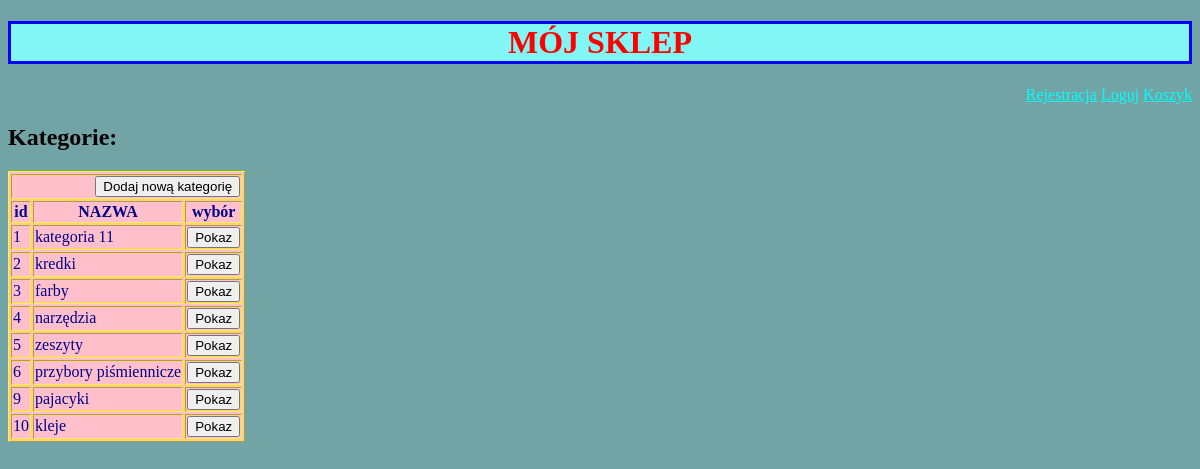
Before: /kategoria/ with the older database file.
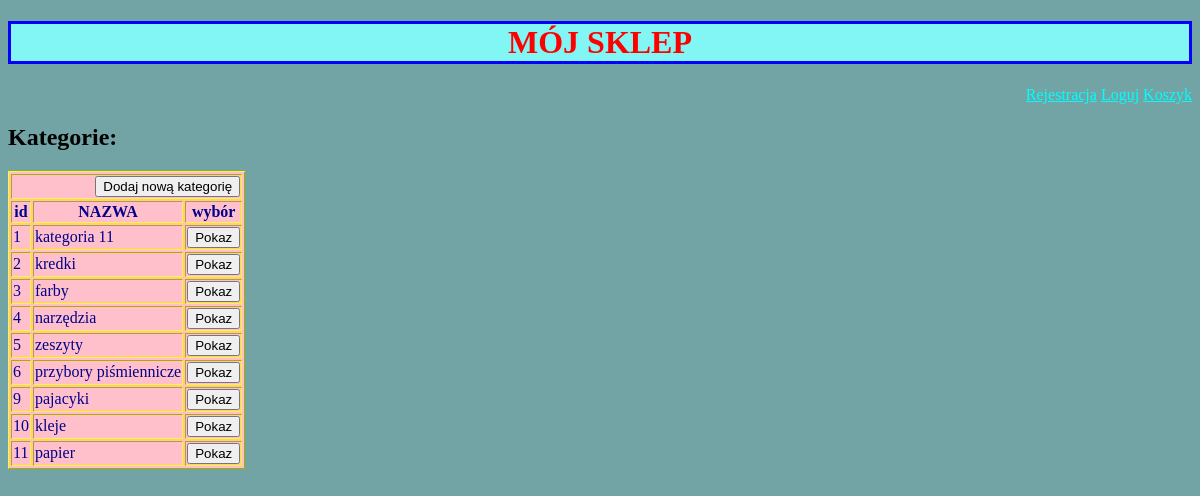
After: the same page with the newer database file.
### sklepApp/models.py (models this page shows, shortened)
class Kategoria(models.Model):
    nazwa = models.CharField(max_length=100)

### sklepApp/views.py (the view)
# urls.py: path('kategoria/', KategoriaView.as_view(), name='kategoria'),
class KategoriaView(View):
    def get(self, request):
        return render(request,
                      template_name='kategoria.html',
                      context={'kategorie': Kategoria.objects.all()}
                      )

### sklepApp/templates/kategoria.html (shortened to what this page needs)
<!DOCTYPE html>
<html lang="en">
<head>
</head>
<body>
    {% extends 'base.html' %}
    {% block content %}
    <h2>Kategorie:</h2>
        <table border="1" bgcolor="pink" style="border-top-style:double; border-color:yellow; color:darkblue">
            <tr>
                <td colspan="3" style="text-align:right" > <input type="submit" class="dodaj" value="Dodaj nową kategorię"></td>
            </tr>
            <tr>
                <th>id</th>
                <th>NAZWA</th>
                <th>wybór</th>
            </tr>
            <tr>
                {% for kategoria in kategorie %}
                <td> {{ kategoria.id }}</td>
                <td> {{ kategoria.nazwa }}</td>
                <td> <button type="submit" class="pokaz">Pokaz</button> </td>
            </tr>
            {% endfor %}
        </table>
    {% endblock %}

Changed rows visible on the page:
added Kategoria: id "11", nazwa "papier"
